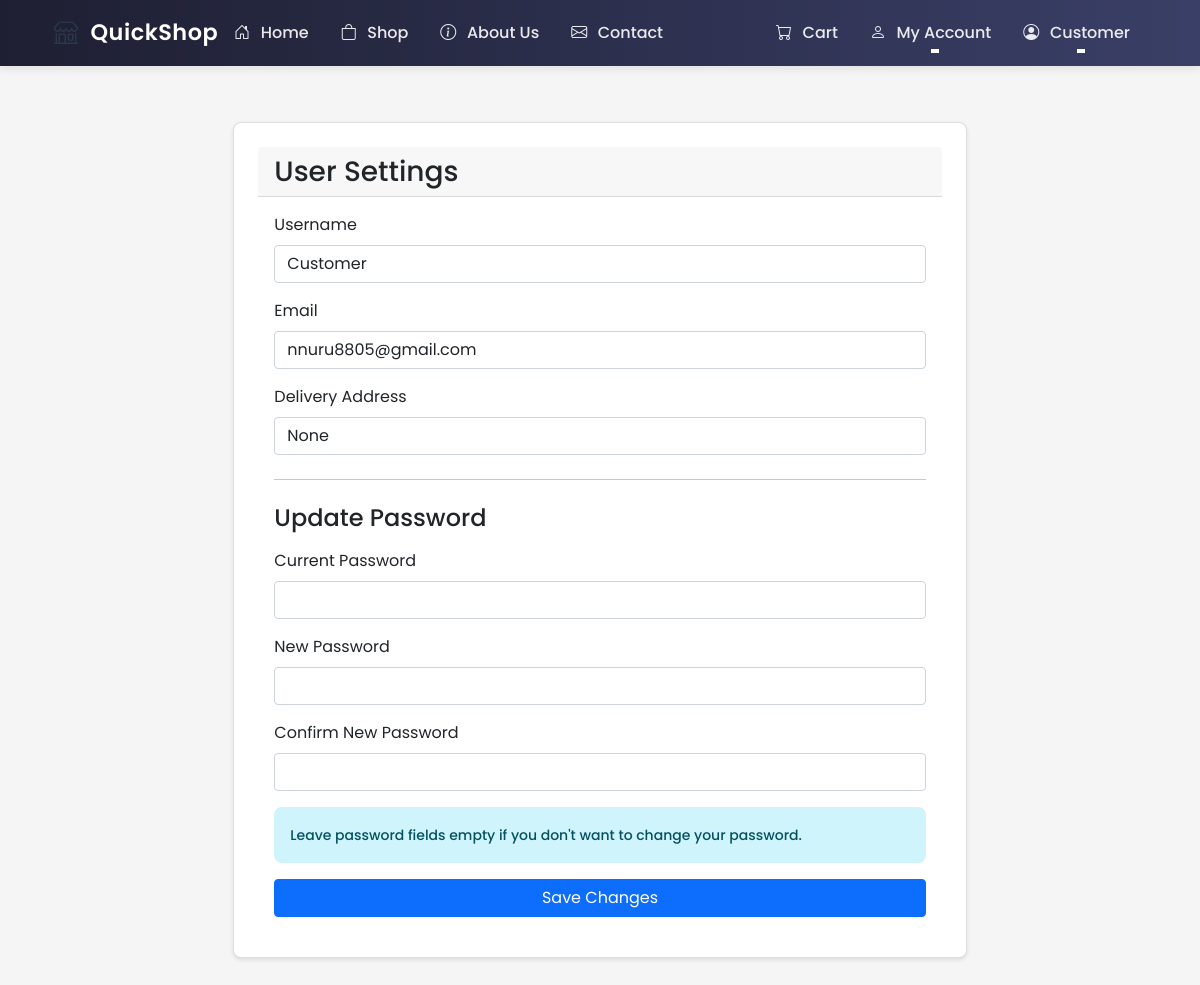
The app's page /user/settings (signed in), older data.
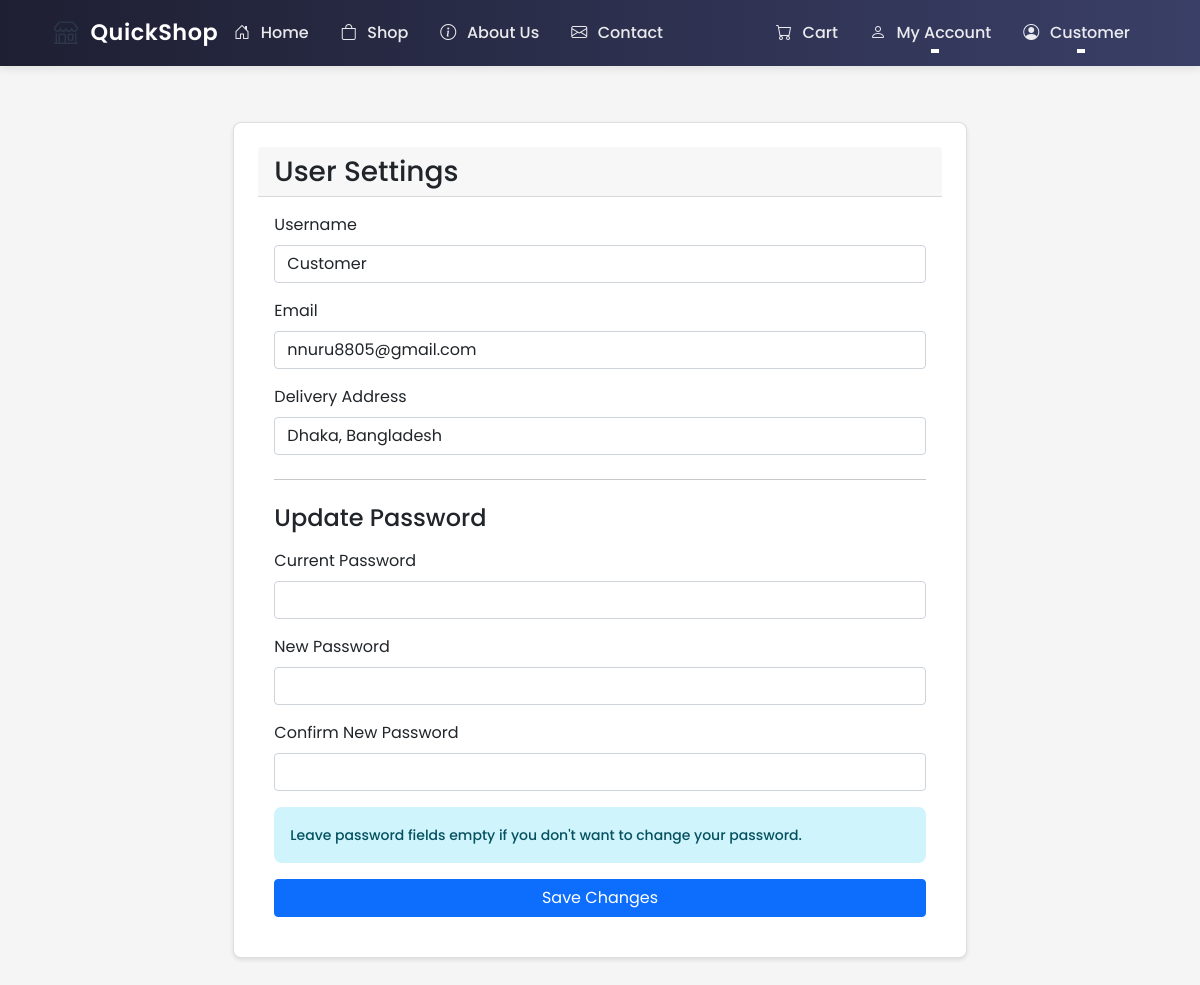
The same page, newer data.
### ecommerce/models/user.py (models this page shows, shortened)
class User(UserMixin, db.Model):
    id = db.Column(db.Integer, primary_key=True)
    username = db.Column(db.String(80), unique=True, nullable=False)
    email = db.Column(db.String(120), unique=True, nullable=False)
    password_hash = db.Column(db.String(128))
    role = db.Column(db.String(20), nullable=False, default='user')  # user, shop_owner, delivery, admin
    location_lat = db.Column(db.Float)
    location_lng = db.Column(db.Float)
    address = db.Column(db.String(200))
    created_at = db.Column(db.DateTime, default=datetime.utcnow)
    updated_at = db.Column(db.DateTime, default=datetime.utcnow, onupdate=datetime.utcnow)
    is_active = db.Column(db.Boolean, default=True)
    orders = db.relationship('Order', lazy=True, foreign_keys='Order.customer_id')
    shop = db.relationship('Shop', backref='owner', lazy=True, uselist=False)
    deliveries = db.relationship('Order', backref='assigned_delivery_person', lazy=True,
                               foreign_keys='Order.delivery_person_id')

### ecommerce/routes/user.py (the view, shortened to what this page needs)
@user_bp.route('/settings', methods=['GET', 'POST'])
@login_required
def settings():
    return render_template('user/settings.html')

### ecommerce/templates/user/settings.html (shortened to what this page needs)
{% extends "base.html" %}
{% block content %}
<div class="container mt-4">
    <div class="row justify-content-center">
        <div class="col-md-8">
            <div class="card">
                <div class="card-header">
                    <h3 class="mb-0">User Settings</h3>
                </div>
                <div class="card-body">
                    <form method="POST">
                        <div class="mb-3">
                            <label for="username" class="form-label">Username</label>
                            <input type="text" class="form-control" id="username" name="username"
                                   value="{{ current_user.username }}" required>
                        </div>
                        <div class="mb-3">
                            <label for="email" class="form-label">Email</label>
                            <input type="email" class="form-control" id="email" name="email"
                                   value="{{ current_user.email }}" required>
                        </div>
                        <div class="mb-3">
                            <label for="address" class="form-label">Delivery Address</label>
                            <input type="text" class="form-control" id="address" name="address"
                                   value="{{ current_user.address }}" required>
                        </div>
                        <hr class="my-4">
                        <h4 class="mb-3">Update Password</h4>
                        <div class="mb-3">
                            <label for="current_password" class="form-label">Current Password</label>
                            <input type="password" class="form-control" id="current_password" name="current_password">
                        </div>
                        <div class="mb-3">
                            <label for="new_password" class="form-label">New Password</label>
                            <input type="password" class="form-control" id="new_password" name="new_password">
                        </div>
                        <div class="mb-3">
                            <label for="confirm_password" class="form-label">Confirm New Password</label>
                            <input type="password" class="form-control" id="confirm_password" name="confirm_password">
                        </div>
                        <div class="alert alert-info" role="alert">
                            <small>Leave password fields empty if you don't want to change your password.</small>
                        </div>
                        <div class="d-grid">
                            <button type="submit" class="btn btn-primary">Save Changes</button>
                        </div>
                    </form>
                </div>
            </div>
        </div>
    </div>
</div>
{% endblock %}

### ecommerce/templates/base.html (shortened to what the changed rows need)
<!DOCTYPE html>
<html lang="en">
<head>
    <link href="https://cdn.jsdelivr.net/npm/bootstrap@5.1.3/dist/css/bootstrap.min.css" rel="stylesheet">
    <link rel="stylesheet" href="https://cdn.jsdelivr.net/npm/bootstrap-icons@1.7.2/font/bootstrap-icons.css">
    <link rel="stylesheet" href="{{ url_for('static', filename='css/style.css') }}">
</head>
<body class="d-flex flex-column min-vh-100">
    <nav class="navbar navbar-expand-lg navbar-light">
        <div class="container">
            <div class="collapse navbar-collapse" id="navbarNav">
                <ul class="navbar-nav ms-auto">
                    {% if current_user.is_authenticated %}
                        {% if current_user.role == 'admin' %}
                        <li class="nav-item">
                            <a class="nav-link" href="{{ url_for('admin.dashboard') }}">
                                <i class="bi bi-speedometer2"></i> Admin Panel
                            </a>
                        </li>
                        <li class="nav-item dropdown">
                            <a class="nav-link dropdown-toggle" href="#" role="button" data-bs-toggle="dropdown">
                                <i class="bi bi-gear"></i> Manage
                            </a>
                            <ul class="dropdown-menu">
                                <li><a class="dropdown-item" href="{{ url_for('admin.orders') }}">
                                    <i class="bi bi-box-seam"></i> Orders
                                </a></li>
                                <li><a class="dropdown-item" href="{{ url_for('admin.manage_shops') }}">
                                    <i class="bi bi-shop"></i> Shops
                                </a></li>
                                <li><a class="dropdown-item" href="{{ url_for('admin.settings') }}">
                                    <i class="bi bi-gear"></i> Settings
                                </a></li>
                            </ul>
                        </li>
                        {% else %}
                        <li class="nav-item">
                            <a class="nav-link" href="{{ url_for('main.cart') }}">
                                <i class="bi bi-cart"></i> Cart
                            </a>
                        </li>
                        <li class="nav-item dropdown">
                            <a class="nav-link dropdown-toggle" href="#" role="button" data-bs-toggle="dropdown">
                                <i class="bi bi-person"></i> My Account
                            </a>
                        </li>
                        {% endif %}
                        <li class="nav-item dropdown">
                            <a class="nav-link dropdown-toggle" href="#" role="button" data-bs-toggle="dropdown">
                                <i class="bi bi-person-circle"></i> {{ current_user.username }}
                            </a>
                        </li>
                    {% endif %}
                </ul>
            </div>
        </div>
    </nav>
    <main class="flex-shrink-0">
        {% block content %}{% endblock %}
    </main>
</body>
</html>

Row changes from the older to the newer data that the page shows:
changed User "Customer": address "None" → "Dhaka, Bangladesh"
